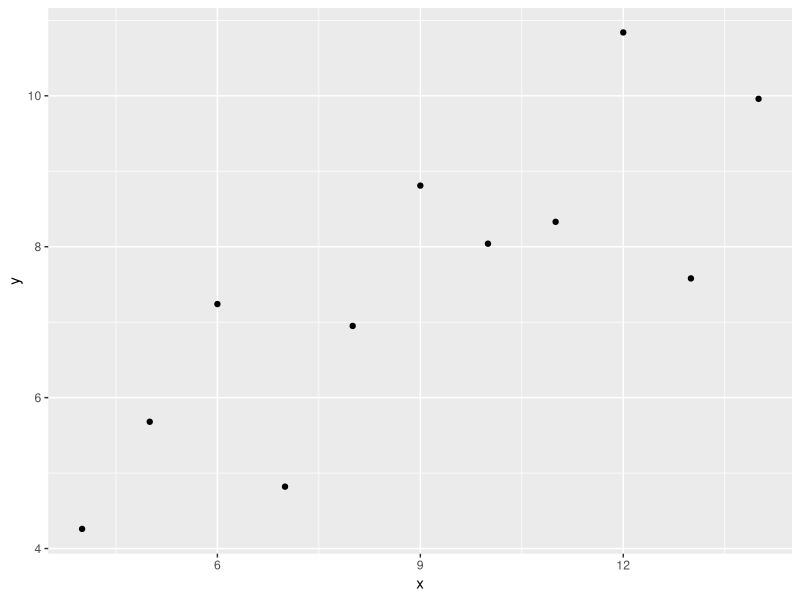
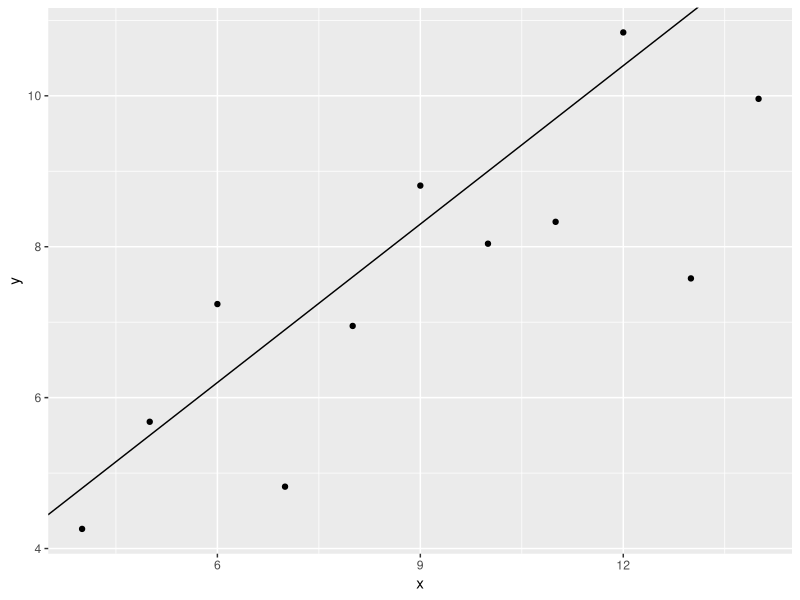
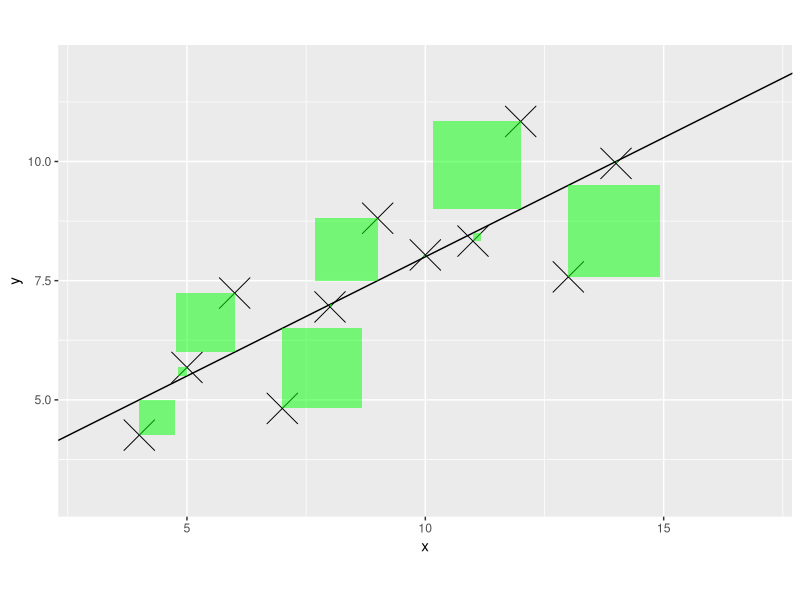
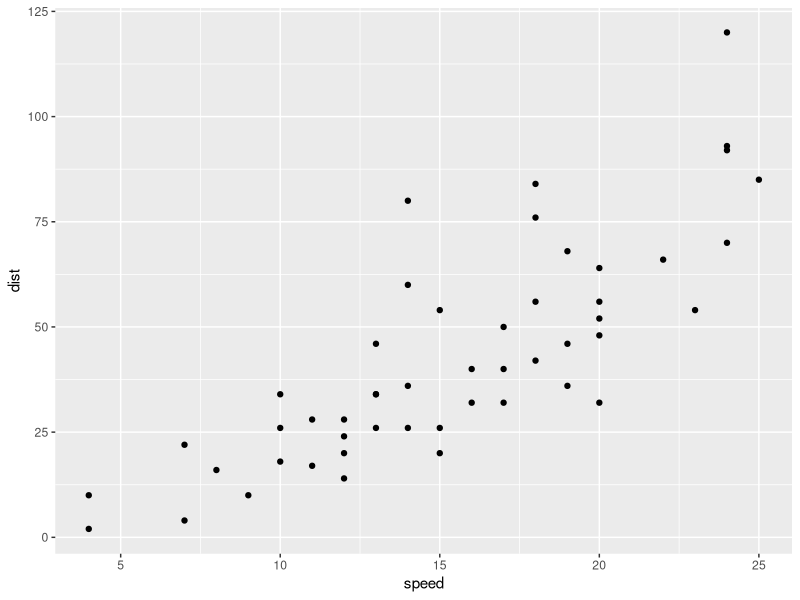
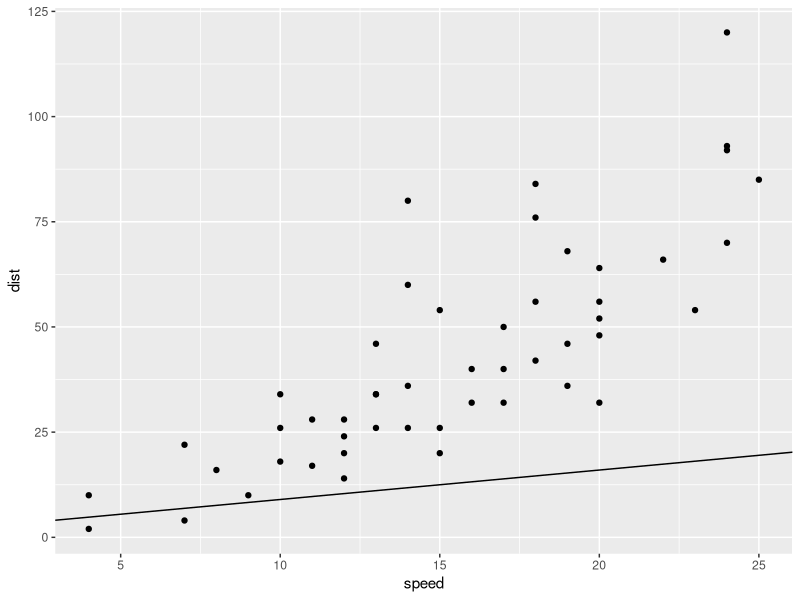
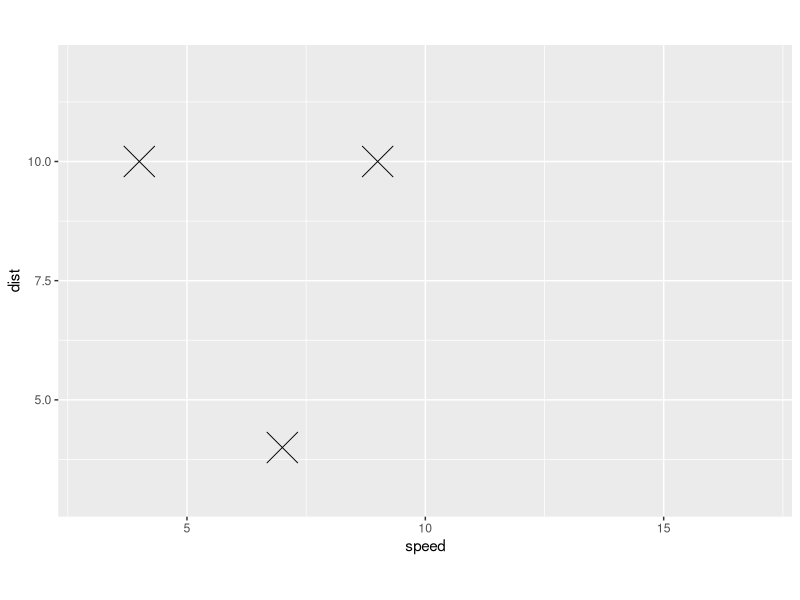

Write R code to recreate these figures, in order.
library(tidyverse)
# Anscombe's quartet (first dataset)

x = anscombe[,1]
y = anscombe[,5]
ggplot(NULL,aes(x=x,y=y)) +
  geom_point()

a = 2.0
b = 0.7
residuals = y-(a+b*x)
residuals
ggplot(NULL,aes(x=x,y=y)) +
  geom_point() +
  geom_abline(slope=b,intercept=a)

b = 0.5
a = mean(y)-b*mean(x)
residuals = (a+b*x)-y
ggplot(NULL,aes(x=x,y=y)) +
  geom_point(shape=4,size=10) +
  geom_abline(intercept=a,slope=b) +
  geom_rect(aes(xmin=x,xmax=x+residuals,
                ymin=y,ymax=y+residuals),
            fill="green",alpha=0.5) +
  coord_fixed() +
  xlim(3,17) +
  ylim(3,12)
SSR = sum(residuals^2)
SSR


b = sum((x-mean(x))*(y-mean(y)))/sum((x-mean(x))^2)
b
a = mean(y)-b*mean(x)
a

summary(cars)
view(cars)
x = cars$speed
y = cars$dist
ggplot(cars, aes(x=speed,y=dist)) +
  geom_point()


a = 2.0
b = 0.7
residuals = y-(a+b*x)
residuals
ggplot(cars,aes(x=speed,y=dist)) +
  geom_point() +
  geom_abline(slope=b,intercept=a)

b = 0.5
a = mean(y)-b*mean(x)
residuals = (a+b*x)-y
ggplot(cars,aes(x=speed,y=dist)) +
  geom_point(shape=4,size=10) +
  geom_abline(intercept=a,slope=b) +
  geom_rect(aes(xmin=x,xmax=x+residuals,
                ymin=y,ymax=y+residuals),
            fill="green",alpha=0.5) +
  coord_fixed() +
  xlim(3,17) +
  ylim(3,12)
SSR = sum(residuals^2)
SSR

b = sum((x-mean(x))*(y-mean(y)))/sum((x-mean(x))^2)
b
a = mean(y)-b*mean(x)
a
